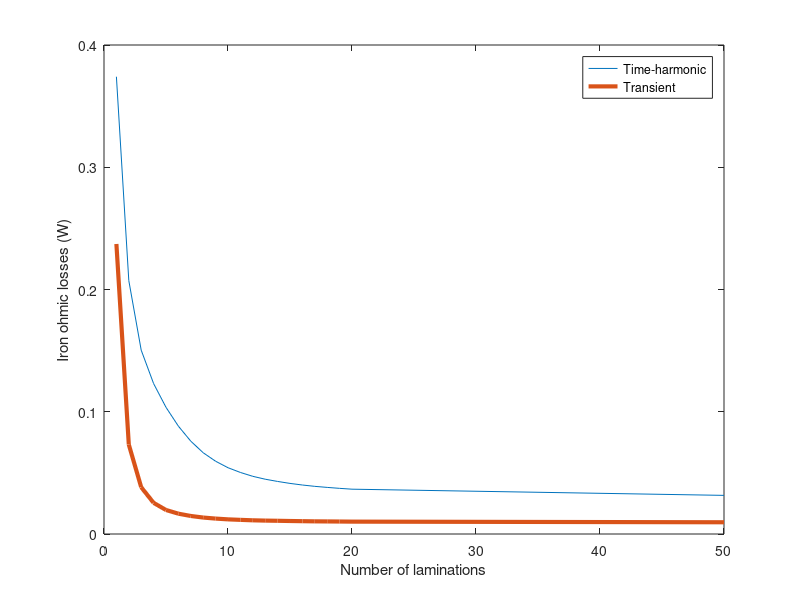
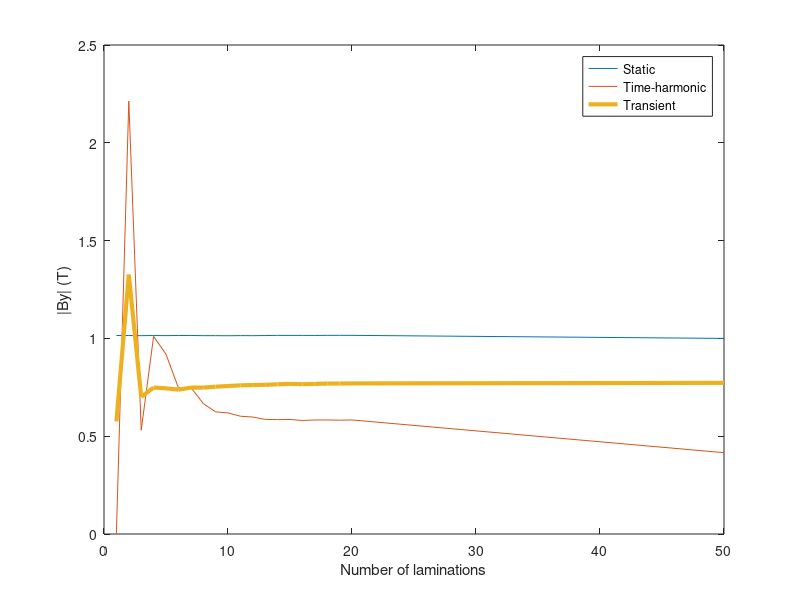
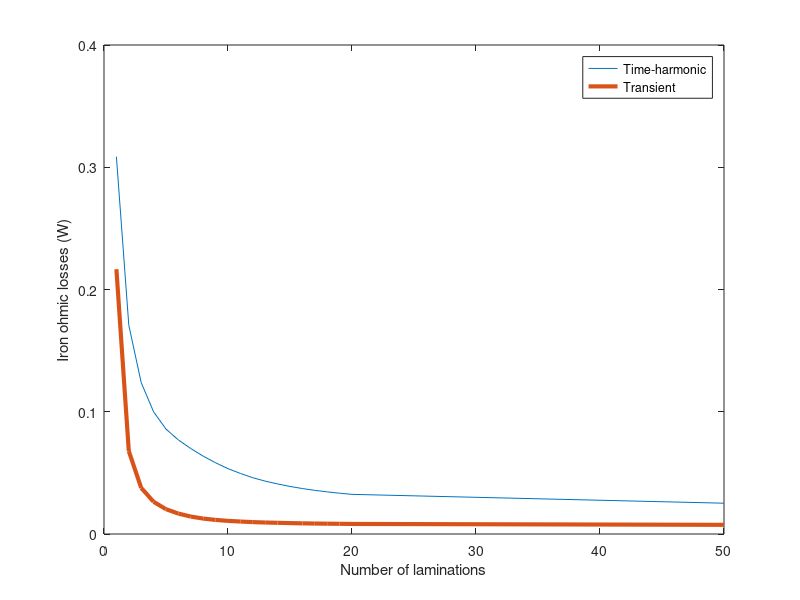
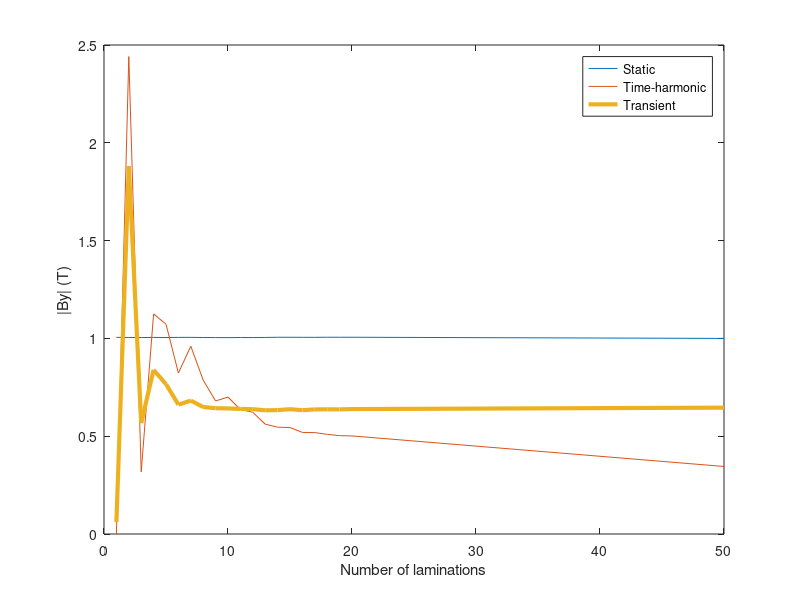

Reproduce these figures in MATLAB, in order.
close all
n=[1:20, 50]; lw = 3;
% 50 laminations results:
% M19: 
lossesTrM19_50 = 0.0096; peakBTrM19_50 = 0.7727; 
lossesTHM19_50 = 0.0316; peakBTHM19_50 = 0.4158;
% Hiperco: 
lossesTrHip_50 = 0.0075; peakBTrHip_50 = 0.6460;
lossesTHHip_50 = 0.0252; peakBTHHip_50 = 0.3453;
%% M-19

load('solDataStaticM19.mat')
for i=1:length(solutionData)
    ByStM19(i)=solutionData(i).ByAvg;
end

load('solDataTHM19.mat')
for i=1:length(solutionData)
    IronOhmicLossesTHM19(i)=solutionData(i).TotalOhmicLosses;
    ByTHM19(i)=solutionData(i).ByAvg*sqrt(2);
end

load('solDataTransientM19.mat')
for i=1:length(solutionData)
    IronOhmicLossesTrM19(i)=solutionData(i).TotalOhmicLosses;
    ByTrM19(i)=solutionData(i).Bypeak;
end


figure
plot(n,[IronOhmicLossesTHM19,lossesTHM19_50],n,[IronOhmicLossesTrM19,lossesTrM19_50],'Linewidth',lw)
xlabel('Number of laminations'); ylabel('Iron ohmic losses (W)')
legend('Time-harmonic','Transient')

figure
plot(n,[ByStM19,1],n,[ByTHM19,peakBTHM19_50],n,[ByTrM19,peakBTrM19_50],'Linewidth',lw)
xlabel('Number of laminations'); ylabel('|By| (T)')
legend('Static','Time-harmonic','Transient')

%% Hiperco

load('solDataStaticHiperco.mat')
for i=1:length(solutionData)
    ByStHiperco(i)=solutionData(i).ByAvg;
end

load('solDataTHHiperco.mat')
for i=1:length(solutionData)
    IronOhmicLossesTHHiperco(i)=solutionData(i).TotalOhmicLosses;
    ByTHHiperco(i)=solutionData(i).ByAvg*sqrt(2);
end

load('solDataTransientHiperco.mat')
for i=1:length(solutionData)
    IronOhmicLossesTrHiperco(i)=solutionData(i).TotalOhmicLosses;
    ByTrHiperco(i)=solutionData(i).Bypeak;
end


figure
plot(n,[IronOhmicLossesTHHiperco,lossesTHHip_50],n,[IronOhmicLossesTrHiperco,lossesTrHip_50],'Linewidth',lw)
xlabel('Number of laminations'); ylabel('Iron ohmic losses (W)')
legend('Time-harmonic','Transient')
ylim([0 0.4])

figure
plot(n,[ByStHiperco,1],n,[ByTHHiperco,peakBTHHip_50],n,[ByTrHiperco,peakBTrHip_50],'Linewidth',lw)
xlabel('Number of laminations'); ylabel('|By| (T)')
legend('Static','Time-harmonic','Transient')

%% Both materials

figure
plot(n,[IronOhmicLossesTrM19,lossesTrM19_50],n,[IronOhmicLossesTrHiperco,lossesTrHip_50],'Linewidth',1.5)
xlabel('Number of laminations'); ylabel('Iron ohmic losses (W)')
legend('M-19, transient','Hiperco, transient')
% ylim([0 0.4])

figure
plot(n,[ByTrM19,peakBTrM19_50],n,[ByTrHiperco,peakBTrHip_50],'Linewidth',lw)
xlabel('Number of laminations'); ylabel('|By| (T)')
legend('M-19, transient','Hiperco, transient')

%% Iron conductivity = 0
k = ones(length(n),1); ByStCondZero = 1.05*k; ByTHCondZero = 0.71*k;
ByTrCondZero = 1.05*k;
figure
plot(n,ByStCondZero,n,ByTHCondZero,n,ByTrCondZero,'Linewidth',lw)
legend('Static','Time-harmonic','Transient')
xlabel('Number of laminations'); ylabel('|By| (T)')
ylim([0 1.2])
